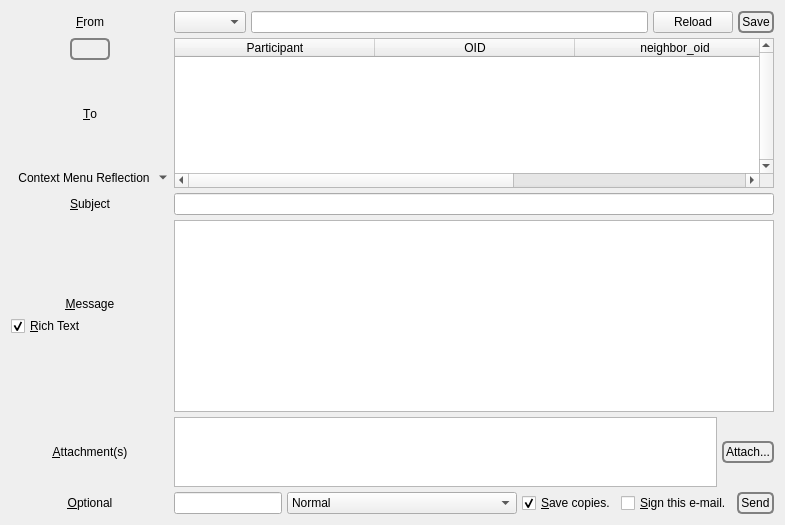
              <widget class="QWidget" name="tab_13">
               <attribute name="icon">
                <iconset>
                 <normaloff>:/nuvola/modify.png</normaloff>:/nuvola/modify.png</iconset>
               </attribute>
               <attribute name="title">
                <string>&amp;Write</string>
               </attribute>
               <layout class="QVBoxLayout" name="verticalLayout_19">
                <item>
                 <layout class="QGridLayout" name="gridLayout_4">
                  <property name="spacing">
                   <number>5</number>
                  </property>
                  <item row="3" column="0">
                   <widget class="QLabel" name="label_25">
                    <property name="text">
                     <string>&amp;Subject</string>
                    </property>
                    <property name="alignment">
                     <set>Qt::AlignCenter</set>
                    </property>
                    <property name="margin">
                     <number>7</number>
                    </property>
                    <property name="buddy">
                     <cstring>outgoingSubject</cstring>
                    </property>
                   </widget>
                  </item>
                  <item row="6" column="0">
                   <widget class="QLabel" name="label_6">
                    <property name="text">
                     <string>&amp;Optional</string>
                    </property>
                    <property name="alignment">
                     <set>Qt::AlignCenter</set>
                    </property>
                    <property name="margin">
                     <number>7</number>
                    </property>
                    <property name="buddy">
                     <cstring>goldbug</cstring>
                    </property>
                   </widget>
                  </item>
                  <item row="0" column="1">
                   <layout class="QHBoxLayout" name="horizontalLayout_47">
                    <property name="spacing">
                     <number>5</number>
                    </property>
                    <item>
                     <widget class="QComboBox" name="emailName"/>
                    </item>
                    <item>
                     <widget class="QLineEdit" name="emailNameEditable"/>
                    </item>
                    <item>
                     <widget class="QPushButton" name="reloadEmailNames">
                      <property name="text">
                       <string>Reload</string>
                      </property>
                     </widget>
                    </item>
                    <item>
                     <widget class="QPushButton" name="saveEmailName">
                      <property name="styleSheet">
                       <string notr="true">QPushButton {
 border: 2px solid gray;
 background-color: qlineargradient(x1: 0, y1: 0, x2: 0, y2: 1,
                                   stop: 0 #E0E0E0, stop: 1 #FFFFFF);
 border-radius: 5px;

 padding: 2px;
 }


QPushButton:hover { 
background-color: qlineargradient(x1: 0, y1: 0, x2: 0, y2: 1,
                                   stop: 0 rgb(254,229,172), stop: 1 #FFFFFF);
background-position: top center; } 

QPushButton:pressed {
     background-color: darkgrey;
     border-style: inset;
 }</string>
                      </property>
                      <property name="text">
                       <string>Save</string>
                      </property>
                     </widget>
                    </item>
                   </layout>
                  </item>
                  <item row="0" column="0">
                   <widget class="QLabel" name="label_41">
                    <property name="text">
                     <string>&amp;From</string>
                    </property>
                    <property name="alignment">
                     <set>Qt::AlignCenter</set>
                    </property>
                    <property name="margin">
                     <number>7</number>
                    </property>
                    <property name="buddy">
                     <cstring>emailName</cstring>
                    </property>
                   </widget>
                  </item>
                  <item row="4" column="0">
                   <layout class="QVBoxLayout" name="verticalLayout_71">
                    <property name="spacing">
                     <number>5</number>
                    </property>
                    <item>
                     <spacer name="verticalSpacer_7">
                      <property name="orientation">
                       <enum>Qt::Vertical</enum>
                      </property>
                      <property name="sizeHint" stdset="0">
                       <size>
                        <width>20</width>
                        <height>40</height>
                       </size>
                      </property>
                     </spacer>
                    </item>
                    <item>
                     <widget class="QLabel" name="label_4">
                      <property name="text">
                       <string>&amp;Message</string>
                      </property>
                      <property name="alignment">
                       <set>Qt::AlignCenter</set>
                      </property>
                      <property name="margin">
                       <number>7</number>
                      </property>
                      <property name="buddy">
                       <cstring>outgoingMessage</cstring>
                      </property>
                     </widget>
                    </item>
                    <item>
                     <widget class="QCheckBox" name="richtext">
                      <property name="text">
                       <string>&amp;Rich Text</string>
                      </property>
                      <property name="checked">
                       <bool>true</bool>
                      </property>
                     </widget>
                    </item>
                    <item>
                     <spacer name="verticalSpacer_5">
                      <property name="orientation">
                       <enum>Qt::Vertical</enum>
                      </property>
                      <property name="sizeHint" stdset="0">
                       <size>
                        <width>20</width>
                        <height>40</height>
                       </size>
                      </property>
                     </spacer>
                    </item>
                   </layout>
                  </item>
                  <item row="6" column="1">
                   <layout class="QHBoxLayout" name="horizontalLayout_31">
                    <property name="spacing">
                     <number>5</number>
                    </property>
                    <item>
                     <widget class="QLineEdit" name="goldbug">
                      <property name="toolTip">
                       <string>&lt;html&gt;&lt;head/&gt;&lt;body&gt;&lt;p&gt;Bundle the e-mail components in an additional layer of AES-256 encryption and SHA-512 authentication. Do remember to notify all recipients of the Gold Bug.&lt;/p&gt;&lt;/body&gt;&lt;/html&gt;</string>
                      </property>
                     </widget>
                    </item>
                    <item>
                     <widget class="QComboBox" name="email_fs_gb">
                      <property name="currentIndex">
                       <number>2</number>
                      </property>
                      <property name="sizeAdjustPolicy">
                       <enum>QComboBox::AdjustToContents</enum>
                      </property>
                      <property name="minimumContentsLength">
                       <number>25</number>
                      </property>
                      <item>
                       <property name="text">
                        <string>Forward Secrecy</string>
                       </property>
                      </item>
                      <item>
                       <property name="text">
                        <string>Gold Bug</string>
                       </property>
                      </item>
                      <item>
                       <property name="text">
                        <string>Normal</string>
                       </property>
                      </item>
                      <item>
                       <property name="text">
                        <string>Pure Forward Secrecy</string>
                       </property>
                      </item>
                     </widget>
                    </item>
                    <item>
                     <widget class="QCheckBox" name="saveCopy">
                      <property name="sizePolicy">
                       <sizepolicy hsizetype="Minimum" vsizetype="Preferred">
                        <horstretch>0</horstretch>
                        <verstretch>0</verstretch>
                       </sizepolicy>
                      </property>
                      <property name="text">
                       <string>&amp;Save copies.</string>
                      </property>
                      <property name="checked">
                       <bool>true</bool>
                      </property>
                     </widget>
                    </item>
                    <item>
                     <widget class="QCheckBox" name="sign_this_email">
                      <property name="text">
                       <string>&amp;Sign this e-mail.</string>
                      </property>
                     </widget>
                    </item>
                    <item>
                     <widget class="QPushButton" name="sendMail">
                      <property name="sizePolicy">
                       <sizepolicy hsizetype="Expanding" vsizetype="Fixed">
                        <horstretch>0</horstretch>
                        <verstretch>0</verstretch>
                       </sizepolicy>
                      </property>
                      <property name="styleSheet">
                       <string notr="true">QPushButton {
 border: 2px solid gray;
 background-color: qlineargradient(x1: 0, y1: 0, x2: 0, y2: 1,
                                   stop: 0 #E0E0E0, stop: 1 #FFFFFF);
 border-radius: 5px;

 padding: 2px;
 }


QPushButton:hover { 
background-color: qlineargradient(x1: 0, y1: 0, x2: 0, y2: 1,
                                   stop: 0 rgb(254,229,172), stop: 1 #FFFFFF);
background-position: top center; } 

QPushButton:pressed {
     background-color: darkgrey;
     border-style: inset;
 }</string>
                      </property>
                      <property name="text">
                       <string>Send</string>
                      </property>
                      <property name="icon">
                       <iconset>
                        <normaloff>:/nuvola/email.png</normaloff>:/nuvola/email.png</iconset>
                      </property>
                     </widget>
                    </item>
                   </layout>
                  </item>
                  <item row="5" column="1">
                   <layout class="QHBoxLayout" name="horizontalLayout_51">
                    <property name="spacing">
                     <number>5</number>
                    </property>
                    <item>
                     <widget class="QTextEdit" name="attachment">
                      <property name="sizePolicy">
                       <sizepolicy hsizetype="Expanding" vsizetype="Maximum">
                        <horstretch>0</horstretch>
                        <verstretch>0</verstretch>
                       </sizepolicy>
                      </property>
                      <property name="toolTip">
                       <string>&lt;html&gt;&lt;head/&gt;&lt;body&gt;&lt;p&gt;Traditional e-mail supports only single attachments. Inline attachments are also not supported.&lt;/p&gt;&lt;p&gt;Click an attachment to remove it.&lt;/p&gt;&lt;/body&gt;&lt;/html&gt;</string>
                      </property>
                     </widget>
                    </item>
                    <item>
                     <widget class="QPushButton" name="selectAttachment">
                      <property name="styleSheet">
                       <string notr="true">QPushButton {
 border: 2px solid gray;
 background-color: qlineargradient(x1: 0, y1: 0, x2: 0, y2: 1,
                                   stop: 0 #E0E0E0, stop: 1 #FFFFFF);
 border-radius: 5px;

 padding: 2px;
 }


QPushButton:hover { 
background-color: qlineargradient(x1: 0, y1: 0, x2: 0, y2: 1,
                                   stop: 0 rgb(254,229,172), stop: 1 #FFFFFF);
background-position: top center; } 

QPushButton:pressed {
     background-color: darkgrey;
     border-style: inset;
 }</string>
                      </property>
                      <property name="text">
                       <string>Attach...</string>
                      </property>
                     </widget>
                    </item>
                   </layout>
                  </item>
                  <item row="4" column="1">
                   <widget class="QTextEdit" name="outgoingMessage">
                    <property name="tabChangesFocus">
                     <bool>true</bool>
                    </property>
                    <property name="textInteractionFlags">
                     <set>Qt::TextEditorInteraction</set>
                    </property>
                   </widget>
                  </item>
                  <item row="2" column="1">
                   <layout class="QVBoxLayout" name="verticalLayout_70">
                    <property name="spacing">
                     <number>5</number>
                    </property>
                    <item>
                     <widget class="QTableWidget" name="emailParticipants">
                      <property name="sizePolicy">
                       <sizepolicy hsizetype="Expanding" vsizetype="Minimum">
                        <horstretch>0</horstretch>
                        <verstretch>0</verstretch>
                       </sizepolicy>
                      </property>
                      <property name="maximumSize">
                       <size>
                        <width>16777215</width>
                        <height>150</height>
                       </size>
                      </property>
                      <property name="verticalScrollBarPolicy">
                       <enum>Qt::ScrollBarAlwaysOn</enum>
                      </property>
                      <property name="alternatingRowColors">
                       <bool>true</bool>
                      </property>
                      <property name="selectionBehavior">
                       <enum>QAbstractItemView::SelectRows</enum>
                      </property>
                      <property name="horizontalScrollMode">
                       <enum>QAbstractItemView::ScrollPerPixel</enum>
                      </property>
                      <property name="sortingEnabled">
                       <bool>true</bool>
                      </property>
                      <attribute name="horizontalHeaderDefaultSectionSize">
                       <number>200</number>
                      </attribute>
                      <attribute name="horizontalHeaderStretchLastSection">
                       <bool>true</bool>
                      </attribute>
                      <column>
                       <property name="text">
                        <string>Participant</string>
                       </property>
                      </column>
                      <column>
                       <property name="text">
                        <string>OID</string>
                       </property>
                      </column>
                      <column>
                       <property name="text">
                        <string>neighbor_oid</string>
                       </property>
                      </column>
                      <column>
                       <property name="text">
                        <string>public_key_hash</string>
                       </property>
                      </column>
                      <column>
                       <property name="text">
                        <string>Forward Secrecy Information</string>
                       </property>
                      </column>
                     </widget>
                    </item>
                   </layout>
                  </item>
                  <item row="5" column="0">
                   <widget class="QLabel" name="label_94">
                    <property name="text">
                     <string>&amp;Attachment(s)</string>
                    </property>
                    <property name="alignment">
                     <set>Qt::AlignCenter</set>
                    </property>
                    <property name="margin">
                     <number>7</number>
                    </property>
                    <property name="buddy">
                     <cstring>attachment</cstring>
                    </property>
                   </widget>
                  </item>
                  <item row="3" column="1">
                   <widget class="QLineEdit" name="outgoingSubject"/>
                  </item>
                  <item row="2" column="0">
                   <layout class="QVBoxLayout" name="verticalLayout_20">
                    <property name="topMargin">
                     <number>0</number>
                    </property>
                    <item>
                     <layout class="QHBoxLayout" name="horizontalLayout_9">
                      <property name="topMargin">
                       <number>0</number>
                      </property>
                      <item>
                       <widget class="QPushButton" name="clearOutgoing">
                        <property name="sizePolicy">
                         <sizepolicy hsizetype="Fixed" vsizetype="Fixed">
                          <horstretch>0</horstretch>
                          <verstretch>0</verstretch>
                         </sizepolicy>
                        </property>
                        <property name="toolTip">
                         <string>New Letter</string>
                        </property>
                        <property name="styleSheet">
                         <string notr="true">QPushButton {
 border: 2px solid gray;
 background-color: qlineargradient(x1: 0, y1: 0, x2: 0, y2: 1,
                                   stop: 0 #E0E0E0, stop: 1 #FFFFFF);
 border-radius: 5px;

 padding: 2px;
 }


QPushButton:hover { 
background-color: qlineargradient(x1: 0, y1: 0, x2: 0, y2: 1,
                                   stop: 0 rgb(254,229,172), stop: 1 #FFFFFF);
background-position: top center; } 

QPushButton:pressed {
     background-color: darkgrey;
     border-style: inset;
 }</string>
                        </property>
                        <property name="text">
                         <string/>
                        </property>
                        <property name="icon">
                         <iconset>
                          <normaloff>:/nuvola/clear.png</normaloff>:/nuvola/clear.png</iconset>
                        </property>
                       </widget>
                      </item>
                     </layout>
                    </item>
                    <item>
                     <widget class="QLabel" name="label_10">
                      <property name="text">
                       <string>&amp;To</string>
                      </property>
                      <property name="alignment">
                       <set>Qt::AlignCenter</set>
                      </property>
                      <property name="margin">
                       <number>7</number>
                      </property>
                      <property name="buddy">
                       <cstring>emailParticipants</cstring>
                      </property>
                     </widget>
                    </item>
                    <item>
                     <layout class="QHBoxLayout" name="horizontalLayout_24">
                      <property name="topMargin">
                       <number>0</number>
                      </property>
                      <item>
                       <widget class="QToolButton" name="emailWriteActionMenu">
                        <property name="toolTip">
                         <string>Context Menu</string>
                        </property>
                        <property name="text">
                         <string>Context Menu Reflection</string>
                        </property>
                        <property name="icon">
                         <iconset>
                          <normaloff>:/generic/menu.png</normaloff>:/generic/menu.png</iconset>
                        </property>
                        <property name="popupMode">
                         <enum>QToolButton::MenuButtonPopup</enum>
                        </property>
                        <property name="autoRaise">
                         <bool>true</bool>
                        </property>
                       </widget>
                      </item>
                     </layout>
                    </item>
                   </layout>
                  </item>
                 </layout>
                </item>
               </layout>
              </widget>
